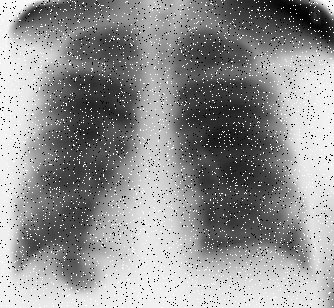
#> input picture img.png, 334 x 308 px
$ jupyter execute Erosion.ipynb
#> lines starting #> are read from the running program, lines starting #| are printed output that depends on the picture; after the words box and inside, x2 and y2 are one past the last pixel; in counts of white or black regions, pixels touching at a corner belong together
[cell 1]
import cv2 as cv
import numpy as np
from matplotlib import pyplot as plt

[cell 2]
def singleimg(img, title, size, mincolor=0, maxcolor=255):
    fig, axis = plt.subplots(figsize=size)

    axis.imshow(img,cmap='gray',vmin=mincolor, vmax=maxcolor)
    axis.set_title(title, fontdict = {'fontsize': 22, 'fontweight': 'medium'})
    plt.show()


def showmultiple_image(img_array, title_array, size, x, y, mincolor=0, maxcolor=255):
    if(x<1 or y<1):
        print('Error: X e Y nao podem ser zero ou abaixo de zero!')
        return
    elif(x == 1 and y == 1):
        fig, axis = plt.subplots(y, figzise = size)
        yId = 0
        for img in img_array:
            axis[yId].imshow(img, cmap='gray', vmin=mincolor, vmax=maxcolor)
            axis[yId].set_achor('NW')
            axis[yId].set_title(title_array[yId], fontdict = {'fontesize': 18, 'fontweight': 'medium'}, pad = 10)

            yId += 1
    elif(y == 1):
        fig, axis = plt.subplots(1, x, figsize = size)
        fig.suptitle(title_array)
        xId = 0
        for img in img_array:
            axis[xId].imshow(img, cmap='gray', vmin=mincolor, vmax=maxcolor)
            axis[xId].set_anchor('NW')
            axis[xId].set_title(title_array[xId], fontdict = {'fontsize': 18, 'fontweight': 'medium'}, pad = 10)

            xId += 1
    else:
        fig, axis = plt.subplots(y, x, figsize = size)
        xId, yId, titleId = 0, 0, 0
        for img in img_array:
            axis[yId, xId].set_title(title_array[titleId], fontdict = {'fontsize': 18, 'fontweight': 'medium'}, pad = 10)
            axis[yId, xId].set_anchor('NW')
            axis[yId, xId].imshow(img, cmap='gray', vmin=mincolor, vmax=maxcolor)
            if(len(title_array[titleId]) == 0):
                axis[yId, xId].axis('off')

            titleId += 1
            xId += 1
            if xId == x:
                xId = 0
                yId += 1
    plt.show()

[cell 3]
img_orig = cv.imread('img.png',0)
#> img_orig is the input picture: shape (308, 334); min 0, max 255, mean 145.8
singleimg(img_orig, "pulmão", (7,7))

[cell 4]
img_filtro = cv.blur(img_orig, (5,5))
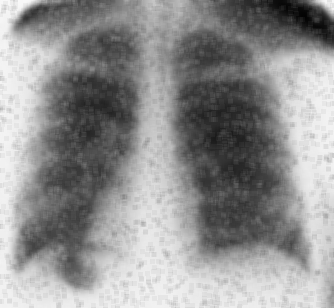
#> img_filtro: shape (308, 334); min 3, max 248, mean 145.8
singleimg(img_filtro, 'pulmão_filtro',(7,7))

[cell 5]
threshold, img_threshold = cv.threshold(img_orig, 127, 255, cv.THRESH_BINARY_INV)
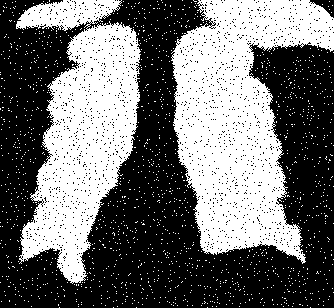
#> img_threshold: shape (308, 334); 43.8% white; 1559 white regions (1557 under 20 px), largest, box (x1, y1, x2, y2) and area: (171, 0, 334, 264) 24184, (16, 0, 141, 284) 19056
singleimg(img_threshold, "threshold_image", (7,7))
img_filtred = cv.blur(img_threshold,(5,5))
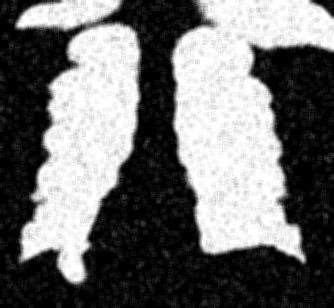
#> img_filtred: shape (308, 334); min 0, max 255, mean 111.6
title_array = ['img_filtred','img_threshold','img_orig']
showmultiple_image([img_filtred, img_threshold, img_orig], title_array , (10,9), 3, 1)
#> the loop in showmultiple_image, `for img in img_array:` made 3 passes
#> after the loop in showmultiple_image, `for img in img_array:`: xId = 3
#> in showmultiple_image, `plt.show()`:
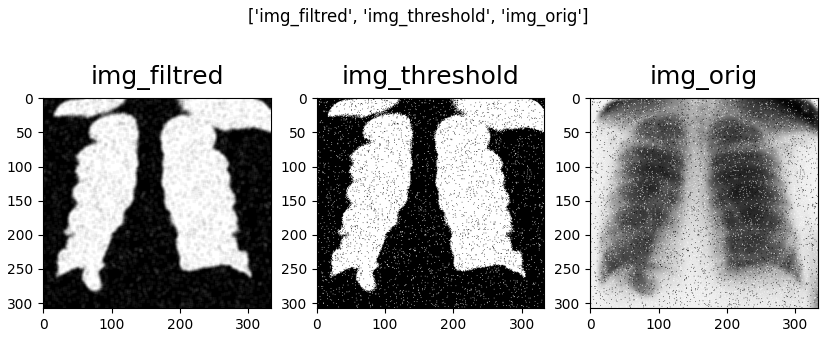
#> figure drawn by matplotlib, 3 panels

[cell 6]
kernel = np.ones((3,3), np.uint8)
img_eroded = cv.erode(img_filtred, kernel, iterations=1)
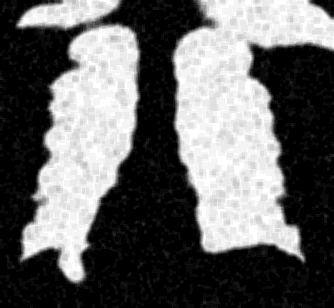
#> img_eroded: shape (308, 334); min 0, max 255, mean 102
img_eroded1 = cv.erode(img_filtred, kernel, iterations=2)
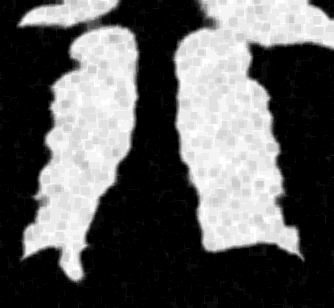
#> img_eroded1: shape (308, 334); min 0, max 255, mean 94.2
img_eroded2 = cv.erode(img_filtred, kernel, iterations=3)
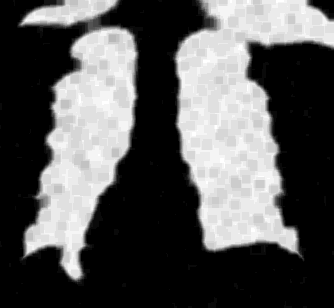
#> img_eroded2: shape (308, 334); min 0, max 255, mean 87.9
img_eroded3 = cv.erode(img_filtred, kernel, iterations=4)
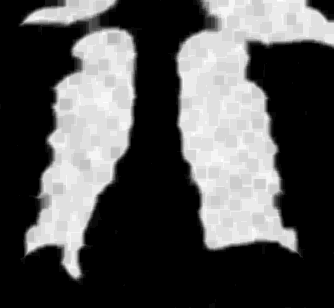
#> img_eroded3: shape (308, 334); min 0, max 255, mean 82.5
img_eroded4 = cv.erode(img_filtred, kernel, iterations=5)
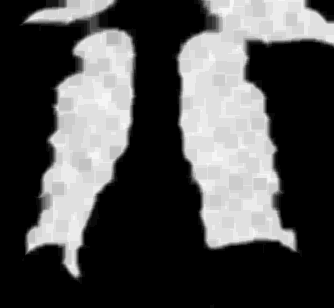
#> img_eroded4: shape (308, 334); min 0, max 245, mean 77.5
img_eroded5 = cv.erode(img_filtred, kernel, iterations=6)
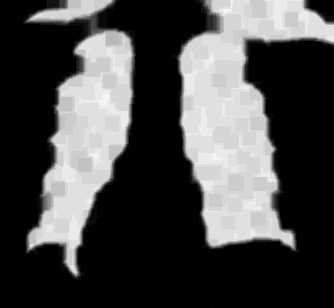
#> img_eroded5: shape (308, 334); min 0, max 245, mean 72.9
title_array=['img_original','img_erode1','img_erode2','img_erode3','img_erode4','img_erode5']

showmultiple_image([img_eroded,img_eroded1, img_eroded2, img_eroded3,img_eroded4, img_eroded5 ],title_array, (10,9), 3,2)
#> the loop in showmultiple_image (call 2), `for img in img_array:` made 6 passes
#> yId on passes 3, 6: 1, 2
